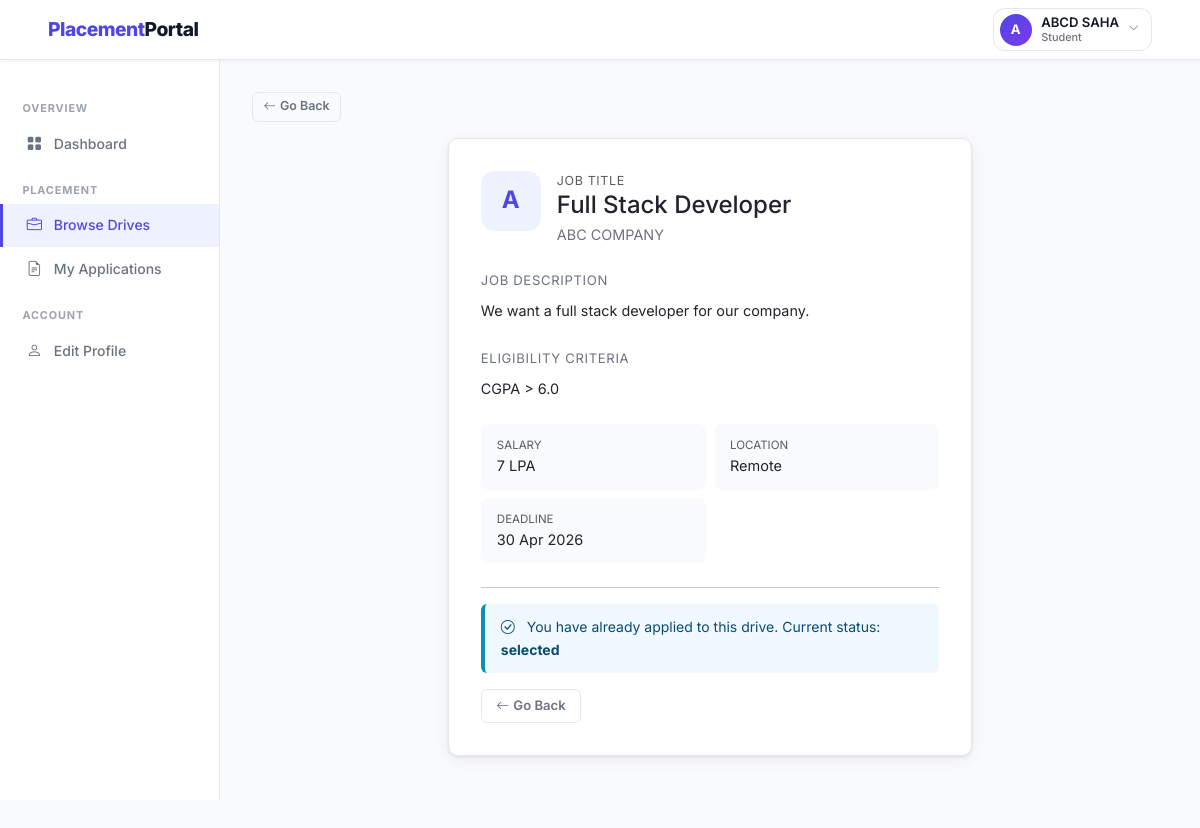
The app's page /student/drives/8 (signed in), older data.
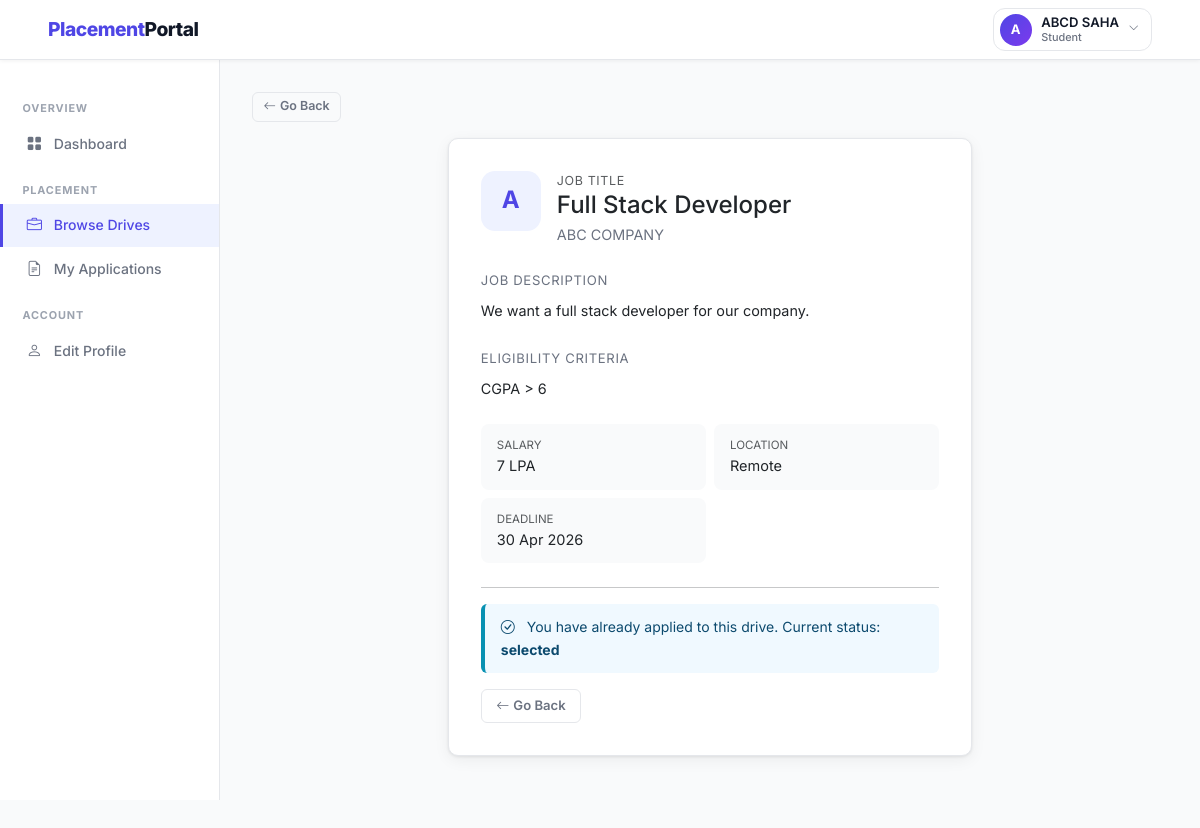
The same page, newer data.
### backend/models.py (models this page shows, shortened)
class PlacementDrive(db.Model):
    __tablename__ = 'placement_drive'
    id = db.Column(db.Integer, primary_key=True)
    company_id = db.Column(db.Integer, db.ForeignKey('company.id'), nullable=False)
    job_title = db.Column(db.String(150), nullable=False)
    job_description = db.Column(db.Text, nullable=False)
    eligibility_criteria = db.Column(db.Text)
    location = db.Column(db.String(100))
    salary_package = db.Column(db.String(100))
    application_deadline = db.Column(db.Date, nullable=False)
    status = db.Column(db.String(20), default='pending')
    created_at = db.Column(db.DateTime, default=datetime.utcnow)
    applications = db.relationship('Application', backref='drive', lazy=True,
                                   cascade='all, delete-orphan')

### backend/routes.py (the view)
    @app.route('/student/drives/<int:drive_id>')
    @login_required('student')
    def student_drive_detail(drive_id):
        drive = PlacementDrive.query.get_or_404(drive_id)
        if drive.status != 'approved':
            flash('This drive is not available.', 'warning')
            return redirect(url_for('student_drives'))
        student      = Student.query.get(session['user_id'])
        existing_app = Application.query.filter_by(
            student_id=student.id, drive_id=drive_id).first()
        return render_template('student/drive_detail.html',
                               drive=drive, existing_app=existing_app)

### backend/routes.py (called while the page is built)
def login_required(role):
    def decorator(f):
        @wraps(f)
        def decorated_function(*args, **kwargs):
            if 'user_id' not in session:
                flash('Please log in to continue.', 'warning')
                return redirect(url_for('auth_login', role=role))
            if session.get('role') != role:
                flash('You do not have permission to view that page.', 'danger')
                return redirect(url_for('home'))
            return f(*args, **kwargs)
        return decorated_function
    return decorator

### templates/student/drive_detail.html (shortened to what this page needs)
{% extends 'layout_dashboard.html' %}
{% block sidebar %}
  <div class="sidebar-section">Overview</div>
  <a href="{{ url_for('student_dashboard') }}" class="sidebar-link"><i class="bi bi-grid-fill"></i> Dashboard</a>
  <div class="sidebar-section">Placement</div>
  <a href="{{ url_for('student_drives') }}" class="sidebar-link active"><i class="bi bi-briefcase"></i> Browse Drives</a>
  <a href="{{ url_for('student_applications') }}" class="sidebar-link"><i class="bi bi-file-earmark-text"></i> My Applications</a>
  <div class="sidebar-section">Account</div>
  <a href="{{ url_for('student_edit_profile') }}" class="sidebar-link"><i class="bi bi-person"></i> Edit Profile</a>
{% endblock %}
{% block content %}
<div class="mb-3">
  <a href="{{ url_for('student_drives') }}" class="btn btn-outline-secondary btn-sm">
    <i class="bi bi-arrow-left me-1"></i>Go Back
  </a>
</div>
<div class="row justify-content-center">
  <div class="col-lg-7">
    <div class="card">
      <div class="card-body" style="padding:2rem !important;">
        <div class="d-flex align-items-start gap-3 mb-4">
          <div style="width:60px;height:60px;border-radius:14px;background:var(--primary-lt);
                      display:flex;align-items:center;justify-content:center;
                      font-size:1.5rem;font-weight:700;color:var(--primary);flex-shrink:0;">
            {{ drive.company.company_name[0]|upper }}
          </div>
          <div>
            <div class="text-muted" style="font-size:.78rem;text-transform:uppercase;letter-spacing:.05em;">
              Job Title
            </div>
            <h4 class="fw-700 mb-1">{{ drive.job_title }}</h4>
            <div class="fw-600" style="color:var(--muted);font-size:.9rem;">
              {{ drive.company.company_name }}
            </div>
          </div>
        </div>
        <div class="mb-4">
          <div class="fw-600 mb-2" style="font-size:.82rem;text-transform:uppercase;
               letter-spacing:.05em;color:var(--muted);">Job Description</div>
          <p style="font-size:.9rem;line-height:1.7;">{{ drive.job_description }}</p>
        </div>
        {% if drive.eligibility_criteria %}
        <div class="mb-4">
          <div class="fw-600 mb-2" style="font-size:.82rem;text-transform:uppercase;
               letter-spacing:.05em;color:var(--muted);">Eligibility Criteria</div>
          <p style="font-size:.9rem;">{{ drive.eligibility_criteria }}</p>
        </div>
        {% endif %}
        <div class="row g-2 mb-4">
          {% if drive.salary_package %}
          <div class="col-sm-6">
            <div style="background:var(--bg);border-radius:8px;padding:.75rem 1rem;">
              <div class="text-muted" style="font-size:.72rem;text-transform:uppercase;">Salary</div>
              <div class="fw-600">{{ drive.salary_package }}</div>
            </div>
          </div>
          {% endif %}
          {% if drive.location %}
          <div class="col-sm-6">
            <div style="background:var(--bg);border-radius:8px;padding:.75rem 1rem;">
              <div class="text-muted" style="font-size:.72rem;text-transform:uppercase;">Location</div>
              <div class="fw-600">{{ drive.location }}</div>
            </div>
          </div>
          {% endif %}
          <div class="col-sm-6">
            <div style="background:var(--bg);border-radius:8px;padding:.75rem 1rem;">
              <div class="text-muted" style="font-size:.72rem;text-transform:uppercase;">Deadline</div>
              <div class="fw-600">{{ drive.application_deadline.strftime('%d %b %Y') }}</div>
            </div>
          </div>
        </div>
        <hr>
        {% if existing_app %}
          <div class="alert alert-info mb-3">
            <i class="bi bi-check-circle me-2"></i>
            You have already applied to this drive.
            Current status: <strong>{{ existing_app.status }}</strong>
          </div>
          <a href="{{ url_for('student_drives') }}" class="btn btn-outline-secondary">
            <i class="bi bi-arrow-left me-1"></i>Go Back
          </a>
        {% endif %}
      </div>
    </div>
  </div>
</div>
{% endblock %}

Row changes from the older to the newer data that the page shows:
changed PlacementDrive "Full Stack Developer": eligibility_criteria "CGPA > 6.0" → "CGPA > 6"
